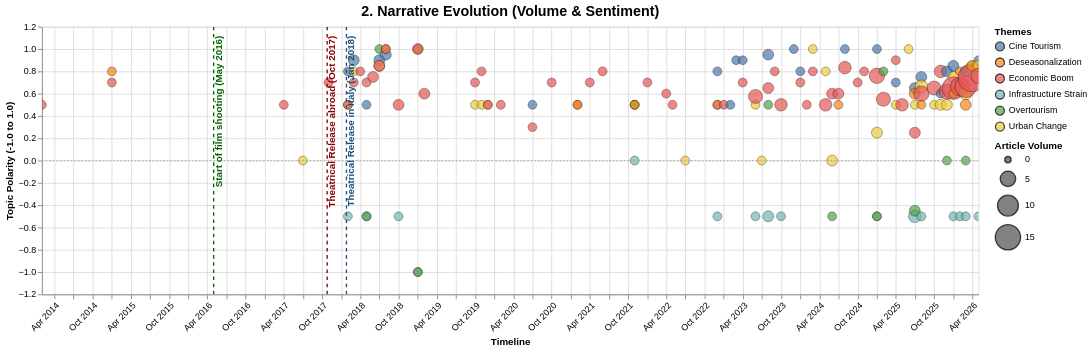

Source (Vega-Lite JSON):
### Vega-Lite specification from a JSON file in a GitHub repository (floating-point values rounded to 4 significant figures; data arrays with more than 128 entries replaced by an {"elided": "..."} marker saying what was removed)
{"config": {"view": {"continuousWidth": 300, "continuousHeight": 300}}, "layer": [{"data": {"name": "data-35a5e87f3b4cd334086d6b1d74fe2779"}, "mark": {"type": "circle", "opacity": 0.7, "stroke": "black", "strokeWidth": 0.5}, "encoding": {"color": {"field": "Narrative_Topic", "legend": {"orient": "right", "title": "Themes"}, "scale": {"scheme": "tableau10"}, "type": "nominal"}, "size": {"field": "Mention_Count", "legend": {"orient": "right"}, "scale": {"range": [50, 1000]}, "title": "Article Volume", "type": "quantitative"}, "tooltip": [{"field": "Date", "type": "temporal"}, {"field": "Narrative_Topic", "type": "nominal"}, {"field": "Topic_Sentiment", "format": ".2f", "type": "quantitative"}, {"field": "Mention_Count", "type": "quantitative"}, {"field": "Evidence_Quotes", "type": "nominal"}], "x": {"axis": {"format": "%b %Y", "labelAngle": -45}, "field": "Date", "title": "Timeline", "type": "temporal"}, "y": {"field": "Topic_Sentiment", "scale": {"domain": [-1.1, 1.1]}, "title": "Topic Polarity (-1.0 to 1.0)", "type": "quantitative"}}, "name": "view_5f215da198163bc2_0"}, {"data": {"name": "data-a0a55d106695e8d630baff0f16eee66d"}, "mark": {"type": "rule", "color": "#A9A9A9", "strokeDash": [2, 2]}, "encoding": {"y": {"field": "y", "type": "quantitative"}}}, {"data": {"name": "data-57eb6e8149d7a4d4a22ab79626cdab88"}, "mark": {"type": "rule", "size": 1.5, "strokeDash": [4, 4]}, "encoding": {"color": {"field": "Color", "scale": null, "type": "nominal"}, "x": {"field": "Date", "type": "temporal"}}}, {"data": {"name": "data-57eb6e8149d7a4d4a22ab79626cdab88"}, "mark": {"type": "text", "align": "right", "angle": 270, "baseline": "top", "dx": 5, "fontSize": 11, "fontWeight": "bold"}, "encoding": {"color": {"field": "Color", "scale": null, "type": "nominal"}, "text": {"field": "Event", "type": "nominal"}, "x": {"field": "Date", "type": "temporal"}, "y": {"value": 15}}}], "height": 300, "params": [{"name": "param_1e9efca18e7a2868", "select": {"type": "interval", "encodings": ["x", "y"]}, "bind": "scales", "views": ["view_5f215da198163bc2_0"]}], "title": {"text": "2. Narrative Evolution (Volume & Sentiment)", "fontSize": 16}, "width": 1050, "$schema": "https://vega.github.io/schema/vega-lite/v6.4.1.json", "datasets": {"data-35a5e87f3b4cd334086d6b1d74fe2779": {"elided": "147 records"}, "data-a0a55d106695e8d630baff0f16eee66d": [{"y": 0}], "data-57eb6e8149d7a4d4a22ab79626cdab88": [{"Date": "2016-05-01T00:00:00", "Event": "Start of film shooting (May 2016)", "Color": "#006400"}, {"Date": "2017-10-25T00:00:00", "Event": "Theatrical Release abroad (Oct 2017)", "Color": "#8B0000"}, {"Date": "2018-01-25T00:00:00", "Event": "Theatrical Release in Italy (Jan 2018)", "Color": "#1F4E79"}]}}
